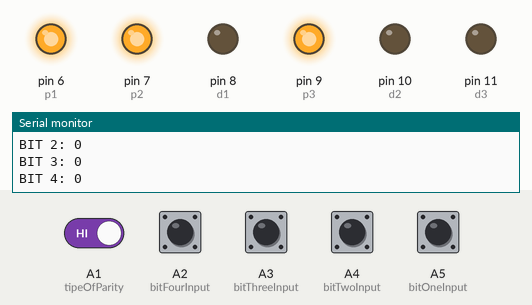
Simulated run of this sketch. Board: Arduino Uno, built with avr-gcc and run on an emulated ATmega328P. Parts: output pins drawn as LEDs (lit = HIGH), the last lines printed to the serial monitor. The test bench sets the inputs (shaded band); at power-on: A1 (tipeOfParity), A2 (bitFourInput), A3 (bitThreeInput), A4 (bitTwoInput), A5 (bitOneInput) HIGH. Pins used as bus, display or sensor lines are not drawn.

Above: at 1.2 s.
1.3 s: A3 (bitThreeInput) pulled LOW for 0.15 s
At 1.32 s:
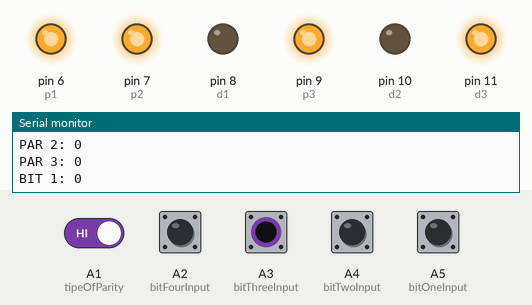
3.0 s: A2 (bitFourInput) pulled LOW for 0.15 s
At 3.2 s:
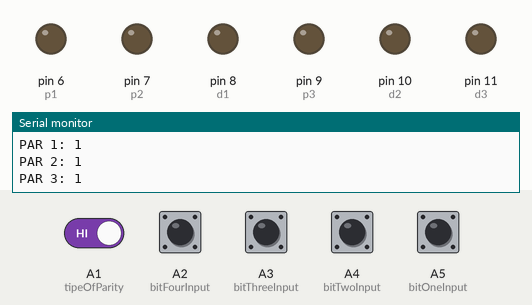
4.7 s: A4 (bitTwoInput) pulled LOW for 0.15 s
At 4.74 s:
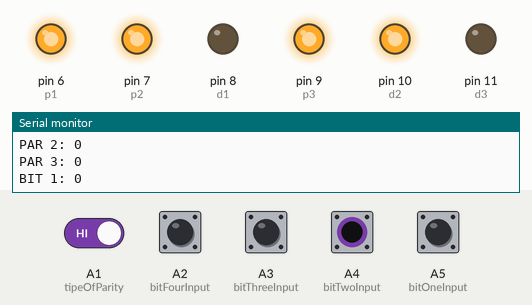
6.4 s: A5 (bitOneInput) pulled LOW for 0.15 s
At 6.42 s:
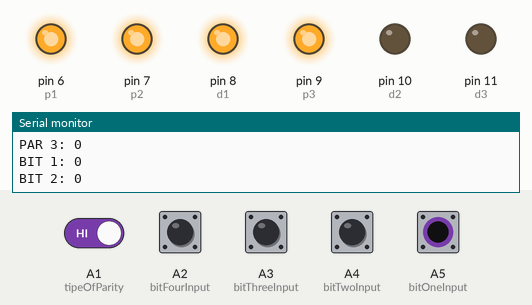
8.1 s: A1 (tipeOfParity) driven LOW and A3 (bitThreeInput) driven LOW
At 9.4 s:
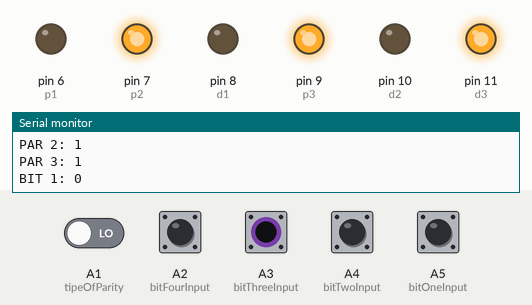
9.7 s: A3 (bitThreeInput) driven HIGH
At 9.77 s:
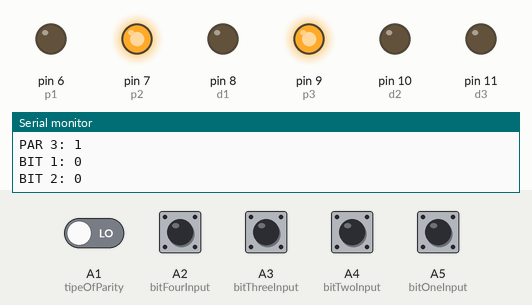
Timing chart, 0 to 12.3 s (numbered marks = the images above; inputs shaded):
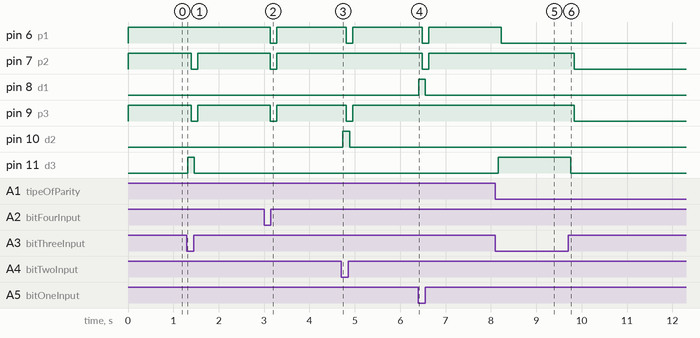

The sketch:

hammingGenerator.ino
```cpp
#define tipeOfParity A1
#define bitOneInput A5
#define bitTwoInput A4
#define bitThreeInput A3
#define bitFourInput A2
#define d4 12
#define d3 11
#define d2 10
#define p3 9
#define d1 8
#define p2 7
#define p1 6

int even;

int bitOne;
int bitTwo;
int bitThree;
int bitFour;

int parity1;
int parity2;
int parity3;

void setup()
{
    pinMode(tipeOfParity, INPUT_PULLUP);
    pinMode(bitOneInput, INPUT_PULLUP);
    pinMode(bitTwoInput, INPUT_PULLUP);
    pinMode(bitThreeInput, INPUT_PULLUP);
    pinMode(bitFourInput, INPUT_PULLUP);
    pinMode(d4, OUTPUT);
    pinMode(d3, OUTPUT);
    pinMode(d2, OUTPUT);
    pinMode(p3, OUTPUT);
    pinMode(d1, OUTPUT);
    pinMode(p2, OUTPUT);
    pinMode(p1, OUTPUT);
    Serial.begin(9600);
}

void loop()
{
    even = !digitalRead(tipeOfParity);

    bitOne = !digitalRead(bitOneInput);
    bitTwo = !digitalRead(bitTwoInput);
    bitThree = !digitalRead(bitThreeInput);
    bitFour = !digitalRead(bitFourInput);

    parity1 = (bitOne + bitTwo + bitFour) % 2;
    parity2 = (bitOne + bitThree + bitFour) % 2;
    parity3 = (bitTwo + bitThree + bitFour) % 2;

    bitOne ? digitalWrite(d1, HIGH) : digitalWrite(d1, LOW);
    bitTwo ? digitalWrite(d2, HIGH) : digitalWrite(d2, LOW);
    bitThree ? digitalWrite(d3, HIGH) : digitalWrite(d3, LOW);
    bitFour ? digitalWrite(d4, HIGH) : digitalWrite(d4, LOW);

    Serial.print("BIT 1: ");
    Serial.println(bitOne);
    Serial.print("BIT 2: ");
    Serial.println(bitTwo);
    Serial.print("BIT 3: ");
    Serial.println(bitThree);
    Serial.print("BIT 4: ");
    Serial.println(bitFour);

    Serial.print("PAR 1: ");
    Serial.println(parity1);
    Serial.print("PAR 2: ");
    Serial.println(parity2);
    Serial.print("PAR 3: ");
    Serial.println(parity3);

    if (even)
    {
        parity1 ? digitalWrite(p1, HIGH) : digitalWrite(p1, LOW);
        parity2 ? digitalWrite(p2, HIGH) : digitalWrite(p2, LOW);
        parity3 ? digitalWrite(p3, HIGH) : digitalWrite(p3, LOW);
    }
    else
    {
        parity1 ? digitalWrite(p1, LOW) : digitalWrite(p1, HIGH);
        parity2 ? digitalWrite(p2, LOW) : digitalWrite(p2, HIGH);
        parity3 ? digitalWrite(p3, LOW) : digitalWrite(p3, HIGH);
    }
}
```

Measured:
- after the input at 1.3 s, pin 7 (p2), pin 9 (p3): HIGH → LOW after 0.09 s, → HIGH 0.15 s later; pin 11 (d3): LOW → HIGH at once, → LOW 0.15 s later
- after the input at 3.0 s, pin 6 (p1), pin 7 (p2), pin 9 (p3): HIGH → LOW after 0.14 s, → HIGH 0.15 s later
- after the input at 4.7 s, pin 6 (p1), pin 9 (p3): HIGH → LOW after 0.11 s, → HIGH 0.15 s later; pin 10 (d2): LOW → HIGH at once, → LOW 0.15 s later
- after the input at 6.4 s, pin 6 (p1), pin 7 (p2): HIGH → LOW after 0.08 s, → HIGH 0.15 s later; pin 8 (d1): LOW → HIGH at once, → LOW 0.15 s later
- after the input at 8.1 s, pin 6 (p1): HIGH → LOW after 0.13 s; pin 11 (d3): LOW → HIGH after 0.06 s
- after the input at 9.7 s, pin 7 (p2), pin 9 (p3): HIGH → LOW after 0.13 s; pin 11 (d3): HIGH → LOW after 0.06 s
